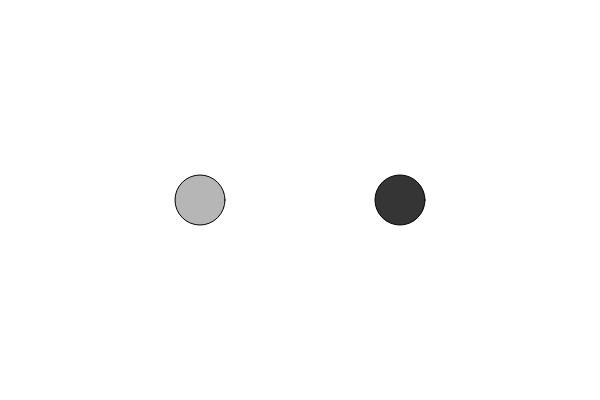
Frame 1 (no input)
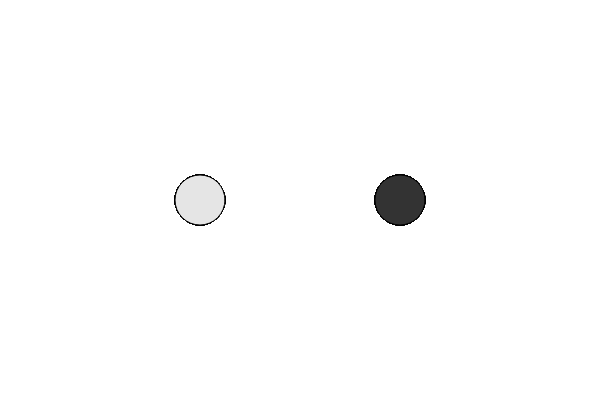
Frame 60 (no input)
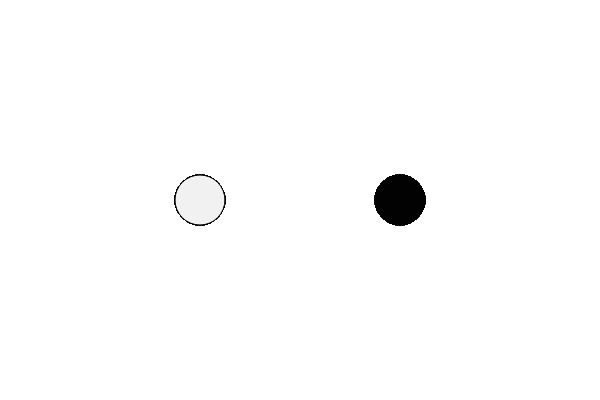
Frame 120 (the mouse pressed at the canvas centre since frame 60)

The p5.js sketch that drew these frames (run headless with seeded random() and noise() and a simulated clock; from frame 60 on, the mouse is pressed at the canvas centre):

// p5.js sketch
// ── sketch.js

function setup() {
  createCanvas(600, 400);  
}

function draw() {
  fill(random(255));
  ellipse(200, 200, 50, 50);
  fill(random(255));
  ellipse(400, 200, 50, 50);
}
